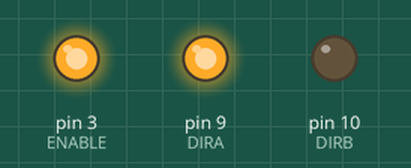
Bench run of a sketch on a simulated Arduino Uno, built with avr-gcc and run on an emulated ATmega328P. Parts: output pins drawn as LEDs (lit = HIGH).

Above: at 0.1 s.
At 4.6 s:
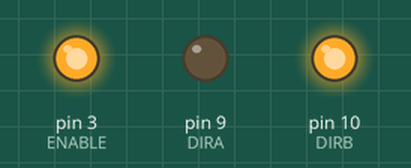
Timing chart, 0 to 6.1 s (numbered marks = the images above):
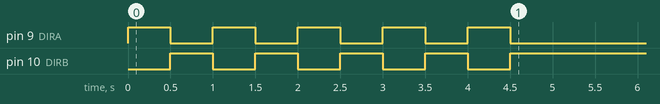

The sketch:

sketch_jan10a.ino
```cpp
#define ENABLE 3
#define DIRA 9
#define DIRB 10

void setup() {
int i;

pinMode(ENABLE,OUTPUT);
pinMode(DIRA,OUTPUT);
pinMode(DIRB,OUTPUT);

digitalWrite(ENABLE,HIGH);

for(i=0;i<5;i++) {
  digitalWrite(DIRA,HIGH);
  digitalWrite(DIRB,LOW);
  delay(500);
  digitalWrite(DIRA,LOW);
  digitalWrite(DIRB,HIGH);
  delay(500);
}
}
```
